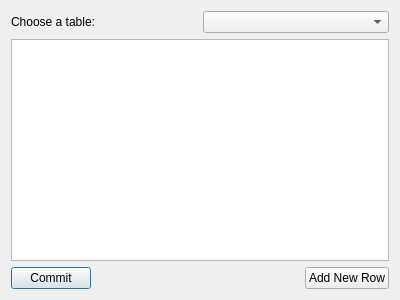
<?xml version="1.0" encoding="UTF-8"?>
<ui version="4.0">
 <class>TableEditorDialog</class>
 <widget class="QDialog" name="TableEditorDialog">
  <property name="geometry">
   <rect>
    <x>0</x>
    <y>0</y>
    <width>400</width>
    <height>300</height>
   </rect>
  </property>
  <property name="windowTitle">
   <string>Edit Table</string>
  </property>
  <layout class="QVBoxLayout" name="verticalLayout">
   <item>
    <layout class="QHBoxLayout" name="horizontalLayout_2">
     <item>
      <widget class="QLabel" name="label">
       <property name="text">
        <string>Choose a table:</string>
       </property>
      </widget>
     </item>
     <item>
      <widget class="QComboBox" name="comboBoxTable"/>
     </item>
    </layout>
   </item>
   <item>
    <widget class="QTableView" name="tableViewTable">
     <property name="sortingEnabled">
      <bool>true</bool>
     </property>
     <attribute name="horizontalHeaderStretchLastSection">
      <bool>true</bool>
     </attribute>
    </widget>
   </item>
   <item>
    <layout class="QHBoxLayout" name="horizontalLayout">
     <item>
      <widget class="QPushButton" name="pushButtonCommit">
       <property name="text">
        <string>Commit</string>
       </property>
      </widget>
     </item>
     <item>
      <spacer name="horizontalSpacer">
       <property name="orientation">
        <enum>Qt::Horizontal</enum>
       </property>
       <property name="sizeHint" stdset="0">
        <size>
         <width>40</width>
         <height>20</height>
        </size>
       </property>
      </spacer>
     </item>
     <item>
      <widget class="QPushButton" name="pushButtonAddNewRow">
       <property name="text">
        <string>Add New Row</string>
       </property>
      </widget>
     </item>
    </layout>
   </item>
  </layout>
 </widget>
 <resources/>
 <connections/>
</ui>
